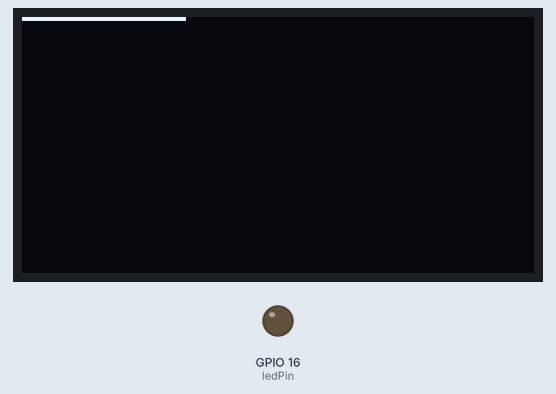
Recording of a program running on a simulated ESP32. Parts: 128×64 one-colour display, output pins drawn as LEDs (lit = HIGH). What the program prints to the serial monitor is not drawn.

Above: at 0.78 s.
At 2.9 s:
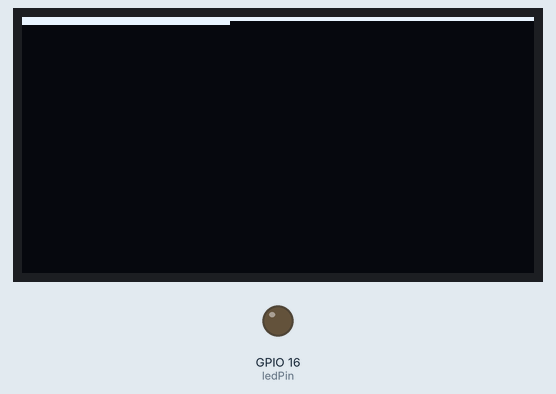
At 5.32 s:
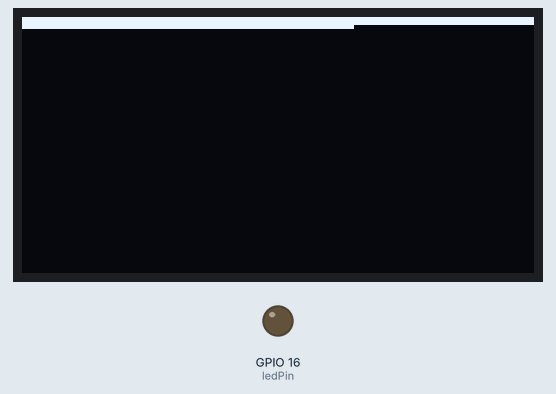
At 9.87 s:
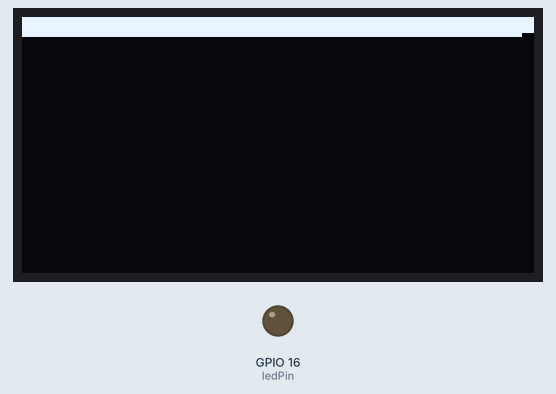
At 14.41 s:
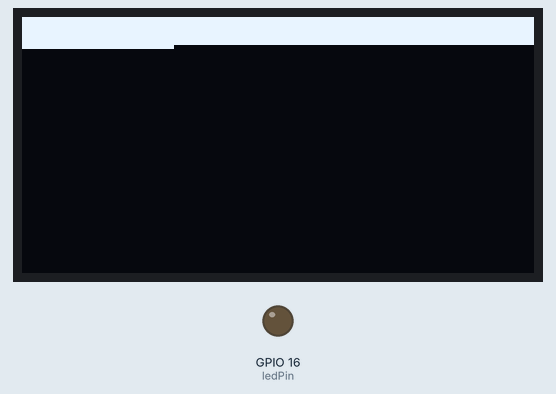
At 18.96 s:
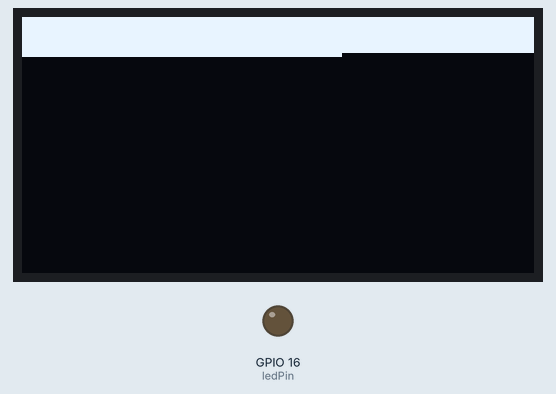

The program:

main.cpp
```cpp
// Uses the ThingPulse ESP8266 OLED library:
// The built in OLED is a 128*64 mono pixel display
// https://github.com/ThingPulse/esp8266-oled-ssd1306

#include "Arduino.h"
#include "SSD1306.h"

uint8_t ledPin = 16; // Onboard LED reference
SSD1306 display(0x3c, 5, 4); // instance for the OLED. Addr, SDA, SCL

int pixel_x = 0;
int pixel_y = 0;
bool led_state = false;

void setup() {
    pinMode(ledPin, OUTPUT);
    Serial.begin(115200);
    display.init(); // initialise the OLED
   display.setColor(INVERSE);
}

void loop() {
    Serial.println("Hello, Noodles!");
    Serial.println(pixel_x);

    if (pixel_x % 20 == 0) {
      led_state = !led_state;
      // digitalWrite(ledPin, led_state);
    }


    // Draw a pixel at given position

    display.setPixel(pixel_x, pixel_y);
    display.display(); // display whatever is in the buffer
    pixel_x++;

    if (pixel_x == 129) {
      pixel_x = 0;
      pixel_y++;
    }

    if (pixel_y == 65) {
      pixel_x = 0;
      pixel_y = 0;
    }

    delay(1);
}
```
